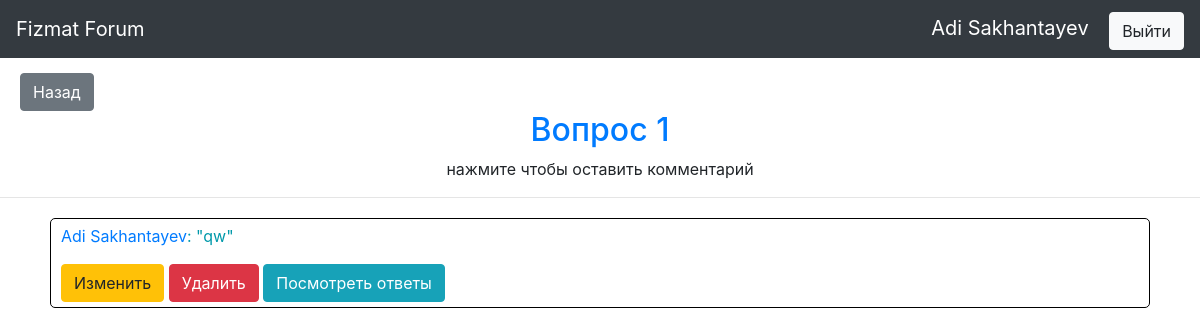
/thread/1 (signed in), run on an earlier commit of the app's database.
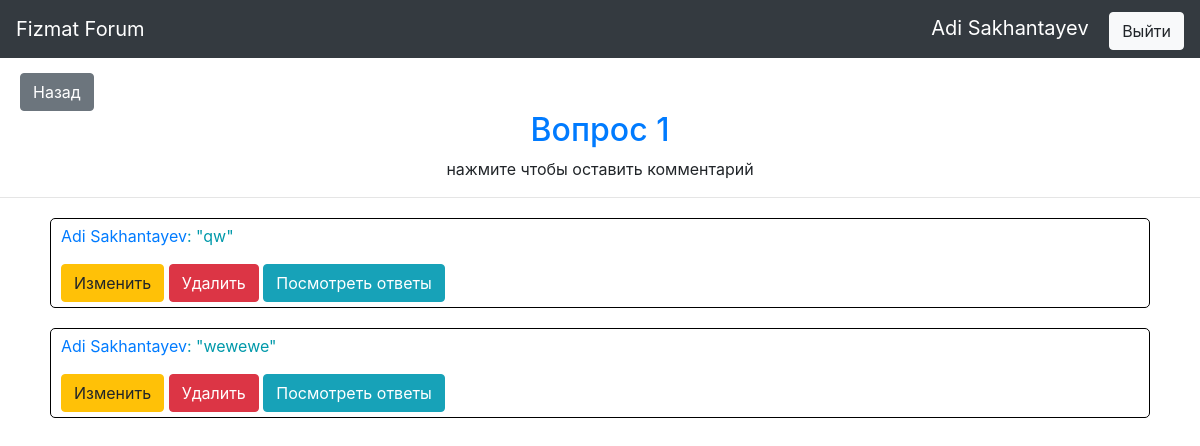
And on a later commit of the database.
### data/users.py (models this page shows, shortened)
class User(SqlAlchemyBase, UserMixin, SerializerMixin):
    __tablename__ = 'users'
    id = sqlalchemy.Column(sqlalchemy.Integer, primary_key=True, autoincrement=True)
    surname = sqlalchemy.Column(sqlalchemy.String, nullable=False)
    name = sqlalchemy.Column(sqlalchemy.String, nullable=False)
    age = sqlalchemy.Column(sqlalchemy.Integer, nullable=False)
    grade = sqlalchemy.Column(sqlalchemy.Integer, nullable=False)
    email = sqlalchemy.Column(sqlalchemy.String, index=True, unique=True, nullable=False)
    hashed_password = sqlalchemy.Column(sqlalchemy.String)

### data/threads.py (models this page shows)
class Thread(SqlAlchemyBase, UserMixin, SerializerMixin):
    __tablename__ = 'threads'
    id = sqlalchemy.Column(sqlalchemy.Integer, primary_key=True, autoincrement=True)
    title = sqlalchemy.Column(sqlalchemy.String, nullable=False)
    user_id = sqlalchemy.Column(sqlalchemy.Integer, sqlalchemy.ForeignKey("users.id"))
    user = orm.relation('User')

### data/comments.py (models this page shows)
class Comment(SqlAlchemyBase, UserMixin, SerializerMixin):
    __tablename__ = 'comments'
    id = sqlalchemy.Column(sqlalchemy.Integer, primary_key=True, autoincrement=True)
    text = sqlalchemy.Column(sqlalchemy.String, nullable=False)
    user_id = sqlalchemy.Column(sqlalchemy.Integer, sqlalchemy.ForeignKey("users.id"))
    thread_id = sqlalchemy.Column(sqlalchemy.Integer, sqlalchemy.ForeignKey("threads.id"))
    user = orm.relation('User')
    thread = orm.relation('Thread')

### main.py (the view, shortened to what this page needs)
@app.route('/thread/<tid>')
def indexed_thread(tid):
    session = db_session.create_session()
    thread = session.query(Thread).filter(Thread.id == tid).first()
    if thread:
        act = session.query(Action).filter(Action.user_id == current_user.id,
                                           Action.thread_id == tid).first()
        if act:
            if act.viewed is None:
                act.viewed = True
                thread.view_count = 1 + session.query(Thread).filter(
                    Thread.id == tid).first().view_count
                session.commit()
    return render_template('indexed_thread.html',
                           thread=session.query(Thread).filter(Thread.id == tid).first(),
                           comments=session.query(Comment).filter(Comment.thread_id == tid).all())

### data/db_session.py (called while the page is built)
def create_session() -> Session:
    global __factory
    return __factory()

### main.py (called while the page is built)
@login_manager.user_loader
def load_user(user_id):
    session = db_session.create_session()
    return session.query(User).get(user_id)

### templates/indexed_thread.html
{% extends "base.html" %}
{% block content %}
<a href="/" class="btn btn-secondary" style="color: #fff;margin-left: 20px;margin-top: 15px;">Назад</a>
<div class="form"><a href="/add_comment/{{thread.id}}"><h2 align="center">{{ thread.title }}</h2></a></div>
<p align="center">нажмите чтобы оставить комментарий</p>
<hr/>
{% for comm in comments %}
<div class="comment">
    <p><a target="_blank" href="/profile/{{ comm.user_id }}">{{ comm.user.name }} {{ comm.user.surname }}</a>: "{{ comm.text }}"</p>
    {% if current_user.is_authenticated and current_user == comm.user %}
        <a href="/comment_edit/{{ comm.id }}" class="btn btn-warning">Изменить</a>
        <a href="/comment_delete/{{ comm.id }}" class="btn btn-danger">Удалить</a>
    {% endif %}
    <a href="/answers/{{comm.id}}" class="btn btn-info">Посмотреть ответы</a>
</div>
{% endfor %}
{% endblock %}

### templates/base.html (shortened to what this page needs)
<!DOCTYPE html>
<html lang="en">
<head>
                    <link rel="stylesheet"
                    href="https://stackpath.bootstrapcdn.com/bootstrap/4.4.1/css/bootstrap.min.css"
>
    <link rel="stylesheet" href="/static/css/style.css">
</head>
<body>
    <nav class="navbar navbar-dark bg-dark">
        <a class="navbar-brand" href="/">Fizmat Forum</a>
                {% if current_user.is_authenticated %}
                    <span>
                        <a target="_blank" class="navbar-brand" href="/profile/{{current_user.id}}">{{ current_user.name }} {{ current_user.surname }}</a>
                        <a class="btn btn-light" href="/logout">Выйти</a>
                    </span>
                {% else %}
                    <p>
                        <a class="btn btn-primary " href="/register">Зарегистрироваться</a>
                        <a class="btn btn-success" href="/login">Войти</a>
                    </p>
                {% endif %}
    </nav>
{% block content %}{% endblock %}
</body>
</html>

### static/css/style.css (style rules this page uses)
.form { margin-left: 250px; margin-right: 250px; }
.comment { margin-left: 50px; margin-right: 50px; margin-top: 20px; border: solid 1px black; border-radius: 5px; padding: 5px 10px 5px 10px; color: #09a; }

What changed in the data, as far as the page shows it:
added Comment: user.name "Adi", user.surname "Sakhantayev", text "wewewe"
